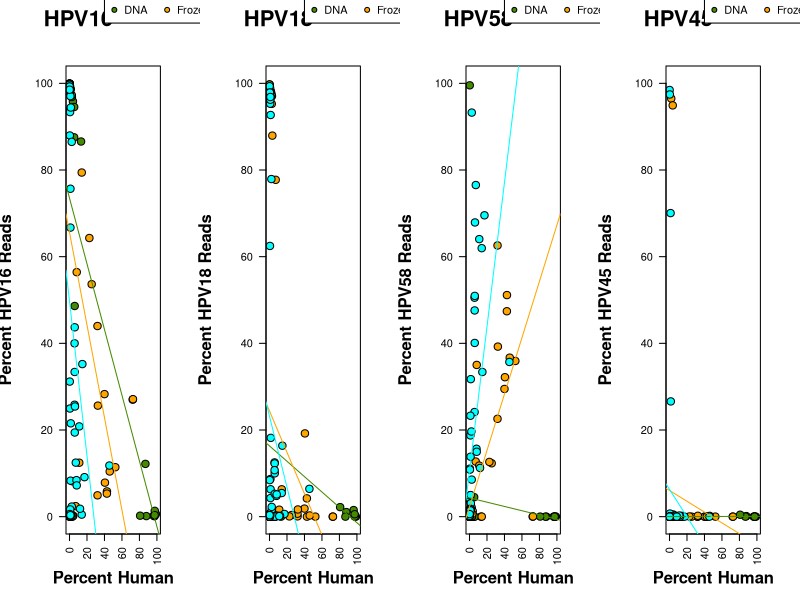

This figure's R source:
count.to.ab = function(counts, total){
	return(100*(counts/total))
}#end def count.to.ab

count.table = read.table("Public_Input_Files/PE_HPVtype_counts_final_names.txt",head=T, sep="\t")
total.counts = as.numeric(count.table[count.table$HPV.type == "TOTAL",2:ncol(count.table)])
count.mat = count.table[1:(nrow(count.table)-2),2:ncol(count.table)]
rownames(count.mat) = count.table$HPV.type[1:(nrow(count.table)-2)]

#I don't use the "genotype" column, so I can use either file with extended meta data (5% or 15%)
meta.table = read.table("Selected_Output_Files/combined_genotype_with_year_and_ethnicity_freq5.txt", head=T, sep="\t")
percent.human = as.character(meta.table$human.percent[match(names(count.mat), meta.table$SAMPLEID)])
percent.human = gsub("\\%","",percent.human)
percent.human = as.numeric(percent.human)

batch = as.character(meta.table$batch)
batch[batch == "161007"] = "DNA"
batch[batch == "161206"] = "Frozen"
batch[batch == "170118"] = "FFPE"
batch = factor(as.character(batch), levels=c("DNA","Frozen","FFPE"))
batch = batch[match(names(count.mat), meta.table$SAMPLEID)]

color.palette = c("chartreuse4","orange","cyan")
group.levels = levels(batch)
labelColors = rep("black",times=length(batch))
for (i in 1:length(group.levels)){
	labelColors[batch == as.character(group.levels[i])] = color.palette[i]
}#end for (i in 1:length(group.levels))


ab.mat = t(apply(count.mat, 1, count.to.ab, total=total.counts))

selected.HPV = c("HPV16","HPV18","HPV58","HPV45")

#useDingbats=TRUE by default...testing for AI compatibility
pdf("to_AI/Figure2b.pdf", width=7, height=2.2, pointsize=1, useDingbats=FALSE)
par(mfcol=c(1,4))
for (i in 1:length(selected.HPV)){
	plot.type = selected.HPV[i]
	print(plot.type)
	subtype.freq = as.numeric(ab.mat[rownames(ab.mat) == plot.type,])
	par(mar=c(5,5,5,3))
	plot(percent.human, subtype.freq,
		pch=21, col="black", bg=labelColors,
		xlim=c(0,100), ylim=c(0,100), las=2, lwd=1,
		main = "", cex=1.5, cex.main=1, cex.axis=1,cex.lab=1,
		xlab = "", ylab="")
	mtext("Percent Human",1, cex=1, padj=3, font=2)
	mtext(paste("Percent ",plot.type," Reads",sep=""),2, cex=1, padj=-4, font=2)
	DNA.freq = subtype.freq[batch == "DNA"]
	DNA.percent.human = percent.human[batch == "DNA"]
	frozen.freq = subtype.freq[batch == "Frozen"]
	frozen.percent.human = percent.human[batch == "Frozen"]
	FFPE.freq = subtype.freq[batch == "FFPE"]
	FFPE.percent.human = percent.human[batch == "FFPE"]
	
	cor.coef = cor(DNA.freq, DNA.percent.human)
	fit=lm(DNA.freq~ DNA.percent.human)
	result = summary(fit)
	pvalue = result$coefficients[2,4]
	print("DNA")
	print(paste("r= ",round(cor.coef,digits=2),", lm p-value = ",signif(pvalue, digits=2),sep=""))
	abline(fit,col=color.palette[1])
	
	cor.coef = cor(frozen.freq,frozen.percent.human)
	fit=lm(frozen.freq~ frozen.percent.human)
	result = summary(fit)
	pvalue = result$coefficients[2,4]
	print("Frozen")
	print(paste("r= ",round(cor.coef,digits=2),", lm p-value = ",signif(pvalue, digits=2),sep=""))	
	abline(lm(fit),col=color.palette[2])
	
	cor.coef = cor(FFPE.freq,FFPE.percent.human)
	fit=lm(FFPE.freq~ FFPE.percent.human)
	result = summary(fit)
	pvalue = result$coefficients[2,4]
	print("FFPE")
	print(paste("r= ",round(cor.coef,digits=2),", lm p-value = ",signif(pvalue, digits=2),sep=""))		
	abline(lm(fit),col=color.palette[3])
	text(10,115, labels=plot.type, xpd=T, cex=2, font=2)
	legend(40,120, legend = group.levels, col ="black", pt.bg=color.palette,
			ncol=3, pch=21,xpd=T, cex=1, inset=-0.4)
}#end for (i in 1:nrow(ab.table))
dev.off()